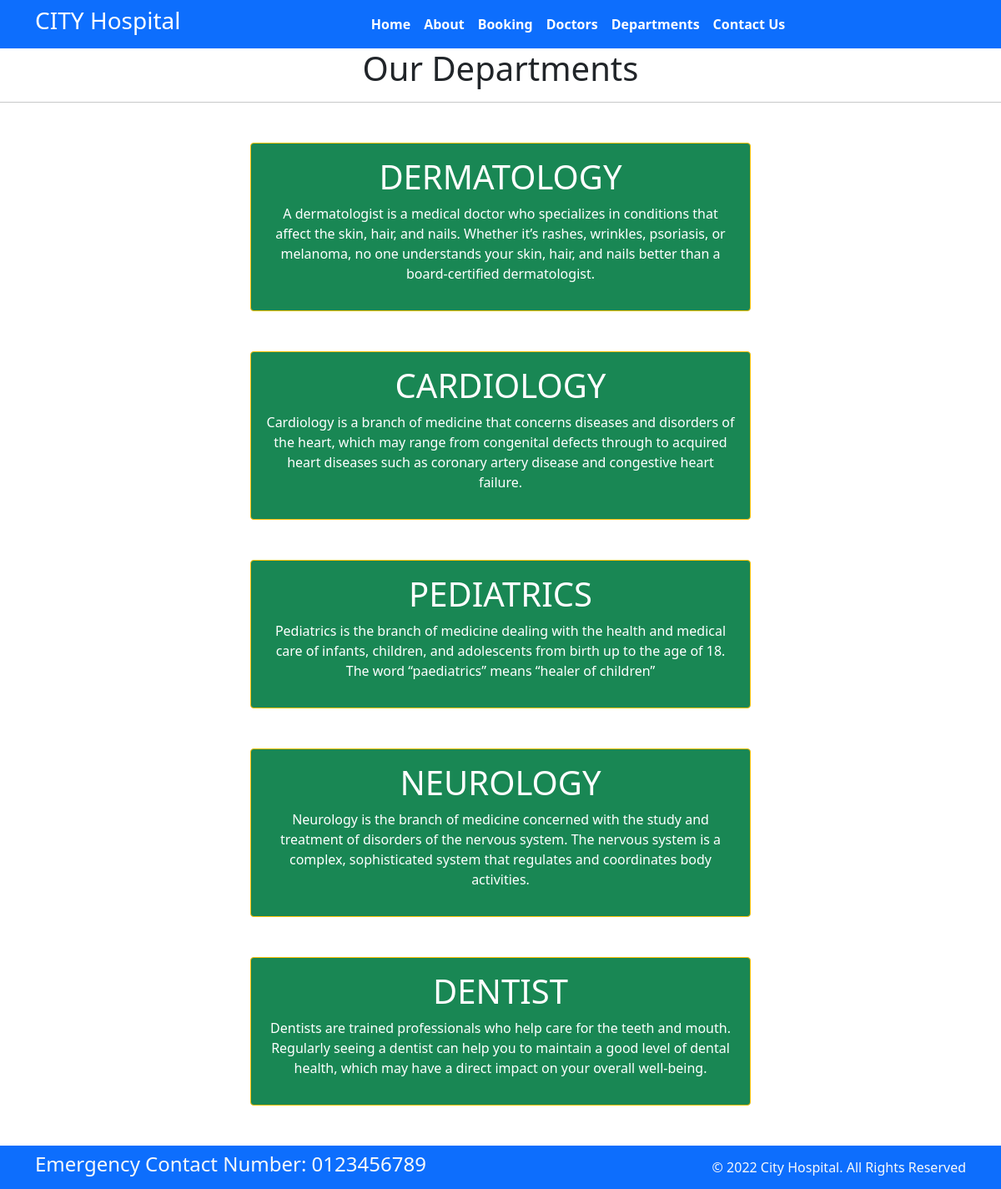
Page /department/ on the committed database.
### homeapp/models.py (models this page shows, shortened)
class Department(models.Model):
    dep_name=models.CharField(max_length=100)
    dep_description=models.TextField()

### homeapp/views.py (the view)
# urls.py: path('department/',views.department,name='department'),
def department(request):
    dict_dept = {
        'dept': Department.objects.all()
    }
    return render(request, 'department.html', dict_dept)

### templates/department.html (shortened to what this page needs)
{% extends 'base.html' %}
{% block content %}
<h1 class="text-center"> Our Departments </h1>
<hr>
{% for d in dept %}
<div class="mx-auto w-50 bg-success text-center text-white p-3 my-5 border border-warning rounded">
    <h1>{{d.dep_name}}</h1>
    <p>{{d.dep_description}}</p>
</div>
{% endfor %}
{% endblock %}

### rows in the picture
Department: dep_name "DERMATOLOGY", dep_description "A dermatologist is a medical doctor who specializes in conditions that affect the skin, hair, and nails. Whether it’s rashes, wrinkles, psoriasis, or melanoma, no one understands your skin, hair, and nails better than a board-certified dermatologist."
Department: dep_name "CARDIOLOGY", dep_description "Cardiology is a branch of medicine that concerns diseases and disorders of the heart, which may range from congenital defects through to acquired heart diseases such as coronary artery disease and congestive heart failure."
Department: dep_name "PEDIATRICS", dep_description "Pediatrics is the branch of medicine dealing with the health and medical care of infants, children, and adolescents from birth up to the age of 18. The word “paediatrics” means “healer of children”"
Department: dep_name "NEUROLOGY", dep_description "Neurology is the branch of medicine concerned with the study and treatment of disorders of the nervous system. The nervous system is a complex, sophisticated system that regulates and coordinates body activities."
Department: dep_name "DENTIST", dep_description "Dentists are trained professionals who help care for the teeth and mouth. Regularly seeing a dentist can help you to maintain a good level of dental health, which may have a direct impact on your overall well-being."
